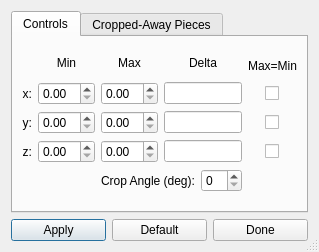
<?xml version="1.0" encoding="UTF-8"?>
<ui version="4.0">
 <class>CropDialog</class>
 <widget class="QDialog" name="CropDialog">
  <property name="geometry">
   <rect>
    <x>0</x>
    <y>0</y>
    <width>312</width>
    <height>252</height>
   </rect>
  </property>
  <property name="windowTitle">
   <string>Crop</string>
  </property>
  <property name="sizeGripEnabled">
   <bool>true</bool>
  </property>
  <layout class="QVBoxLayout" name="verticalLayout">
   <item>
    <widget class="QTabWidget" name="tabWidget">
     <property name="currentIndex">
      <number>0</number>
     </property>
     <widget class="QWidget" name="tab">
      <attribute name="title">
       <string>Controls</string>
      </attribute>
      <layout class="QGridLayout" name="gridLayout" columnstretch="0,1,1,1,1,0,0,0">
       <item row="3" column="2">
        <widget class="QDoubleSpinBox" name="doubleSpinBoxXMax"/>
       </item>
       <item row="3" column="0">
        <widget class="QLabel" name="labelX">
         <property name="text">
          <string>x:</string>
         </property>
         <property name="alignment">
          <set>Qt::AlignRight|Qt::AlignTrailing|Qt::AlignVCenter</set>
         </property>
        </widget>
       </item>
       <item row="5" column="0">
        <widget class="QLabel" name="labelZ">
         <property name="text">
          <string>z:</string>
         </property>
         <property name="alignment">
          <set>Qt::AlignRight|Qt::AlignTrailing|Qt::AlignVCenter</set>
         </property>
        </widget>
       </item>
       <item row="1" column="1">
        <widget class="QLabel" name="labelMin">
         <property name="text">
          <string>Min</string>
         </property>
         <property name="alignment">
          <set>Qt::AlignCenter</set>
         </property>
        </widget>
       </item>
       <item row="1" column="2">
        <widget class="QLabel" name="labelMax">
         <property name="text">
          <string>Max</string>
         </property>
         <property name="alignment">
          <set>Qt::AlignCenter</set>
         </property>
        </widget>
       </item>
       <item row="4" column="2">
        <widget class="QDoubleSpinBox" name="doubleSpinBoxYMax"/>
       </item>
       <item row="5" column="3" colspan="2">
        <widget class="QLineEdit" name="lineEditZDelta"/>
       </item>
       <item row="7" column="2">
        <spacer name="verticalSpacer_4">
         <property name="orientation">
          <enum>Qt::Vertical</enum>
         </property>
         <property name="sizeHint" stdset="0">
          <size>
           <width>20</width>
           <height>2</height>
          </size>
         </property>
        </spacer>
       </item>
       <item row="3" column="6">
        <widget class="QCheckBox" name="checkBoxXSync">
         <property name="sizePolicy">
          <sizepolicy hsizetype="Fixed" vsizetype="Fixed">
           <horstretch>0</horstretch>
           <verstretch>0</verstretch>
          </sizepolicy>
         </property>
         <property name="text">
          <string/>
         </property>
        </widget>
       </item>
       <item row="0" column="2">
        <spacer name="verticalSpacer_3">
         <property name="orientation">
          <enum>Qt::Vertical</enum>
         </property>
         <property name="sizeHint" stdset="0">
          <size>
           <width>20</width>
           <height>1</height>
          </size>
         </property>
        </spacer>
       </item>
       <item row="3" column="5">
        <spacer name="horizontalSpacer">
         <property name="orientation">
          <enum>Qt::Horizontal</enum>
         </property>
         <property name="sizeHint" stdset="0">
          <size>
           <width>40</width>
           <height>20</height>
          </size>
         </property>
        </spacer>
       </item>
       <item row="4" column="1">
        <widget class="QDoubleSpinBox" name="doubleSpinBoxYMin"/>
       </item>
       <item row="5" column="6">
        <widget class="QCheckBox" name="checkBoxZSync">
         <property name="sizePolicy">
          <sizepolicy hsizetype="Fixed" vsizetype="Fixed">
           <horstretch>0</horstretch>
           <verstretch>0</verstretch>
          </sizepolicy>
         </property>
         <property name="text">
          <string/>
         </property>
        </widget>
       </item>
       <item row="3" column="1">
        <widget class="QDoubleSpinBox" name="doubleSpinBoxXMin"/>
       </item>
       <item row="4" column="0">
        <widget class="QLabel" name="labelY">
         <property name="text">
          <string>y:</string>
         </property>
         <property name="alignment">
          <set>Qt::AlignRight|Qt::AlignTrailing|Qt::AlignVCenter</set>
         </property>
        </widget>
       </item>
       <item row="3" column="3" colspan="2">
        <widget class="QLineEdit" name="lineEditXDelta"/>
       </item>
       <item row="4" column="6">
        <widget class="QCheckBox" name="checkBoxYSync">
         <property name="sizePolicy">
          <sizepolicy hsizetype="Fixed" vsizetype="Fixed">
           <horstretch>0</horstretch>
           <verstretch>0</verstretch>
          </sizepolicy>
         </property>
         <property name="text">
          <string/>
         </property>
        </widget>
       </item>
       <item row="4" column="3" colspan="2">
        <widget class="QLineEdit" name="lineEditYDelta"/>
       </item>
       <item row="6" column="4">
        <widget class="QSpinBox" name="spinBoxCropAngle"/>
       </item>
       <item row="5" column="1">
        <widget class="QDoubleSpinBox" name="doubleSpinBoxZMin"/>
       </item>
       <item row="1" column="3" colspan="2">
        <widget class="QLabel" name="labelDelta">
         <property name="text">
          <string>Delta</string>
         </property>
         <property name="alignment">
          <set>Qt::AlignCenter</set>
         </property>
        </widget>
       </item>
       <item row="6" column="2" colspan="2">
        <widget class="QLabel" name="labelCropAngle">
         <property name="text">
          <string>Crop Angle (deg):</string>
         </property>
        </widget>
       </item>
       <item row="5" column="2">
        <widget class="QDoubleSpinBox" name="doubleSpinBoxZMax"/>
       </item>
       <item row="3" column="7">
        <spacer name="horizontalSpacer_2">
         <property name="orientation">
          <enum>Qt::Horizontal</enum>
         </property>
         <property name="sizeHint" stdset="0">
          <size>
           <width>40</width>
           <height>20</height>
          </size>
         </property>
        </spacer>
       </item>
       <item row="1" column="5" rowspan="2" colspan="3">
        <widget class="QLabel" name="labelSync">
         <property name="text">
          <string>Max=Min</string>
         </property>
         <property name="alignment">
          <set>Qt::AlignCenter</set>
         </property>
        </widget>
       </item>
      </layout>
     </widget>
     <widget class="QWidget" name="tab_2">
      <attribute name="title">
       <string>Cropped-Away Pieces</string>
      </attribute>
      <layout class="QGridLayout" name="gridLayout_2">
       <item row="1" column="0">
        <widget class="QLabel" name="labelRedHeading">
         <property name="text">
          <string>Red:</string>
         </property>
         <property name="alignment">
          <set>Qt::AlignRight|Qt::AlignTrailing|Qt::AlignVCenter</set>
         </property>
        </widget>
       </item>
       <item row="1" column="1">
        <widget class="QLabel" name="labelRed">
         <property name="text">
          <string>0.00</string>
         </property>
        </widget>
       </item>
       <item row="1" column="2">
        <widget class="QSlider" name="sliderRed">
         <property name="sizePolicy">
          <sizepolicy hsizetype="Expanding" vsizetype="Fixed">
           <horstretch>1</horstretch>
           <verstretch>0</verstretch>
          </sizepolicy>
         </property>
         <property name="orientation">
          <enum>Qt::Horizontal</enum>
         </property>
        </widget>
       </item>
       <item row="2" column="0">
        <widget class="QLabel" name="labelGreenHeading">
         <property name="text">
          <string>Green:</string>
         </property>
         <property name="alignment">
          <set>Qt::AlignRight|Qt::AlignTrailing|Qt::AlignVCenter</set>
         </property>
        </widget>
       </item>
       <item row="2" column="1">
        <widget class="QLabel" name="labelGreen">
         <property name="text">
          <string>0.00</string>
         </property>
        </widget>
       </item>
       <item row="2" column="2">
        <widget class="QSlider" name="sliderGreen">
         <property name="sizePolicy">
          <sizepolicy hsizetype="Expanding" vsizetype="Fixed">
           <horstretch>1</horstretch>
           <verstretch>0</verstretch>
          </sizepolicy>
         </property>
         <property name="orientation">
          <enum>Qt::Horizontal</enum>
         </property>
        </widget>
       </item>
       <item row="3" column="0">
        <widget class="QLabel" name="labelBlueHeading">
         <property name="text">
          <string>Blue:</string>
         </property>
         <property name="alignment">
          <set>Qt::AlignRight|Qt::AlignTrailing|Qt::AlignVCenter</set>
         </property>
        </widget>
       </item>
       <item row="3" column="1">
        <widget class="QLabel" name="labelBlue">
         <property name="text">
          <string>0.00</string>
         </property>
        </widget>
       </item>
       <item row="3" column="2">
        <widget class="QSlider" name="sliderBlue">
         <property name="sizePolicy">
          <sizepolicy hsizetype="Expanding" vsizetype="Fixed">
           <horstretch>1</horstretch>
           <verstretch>0</verstretch>
          </sizepolicy>
         </property>
         <property name="orientation">
          <enum>Qt::Horizontal</enum>
         </property>
        </widget>
       </item>
       <item row="4" column="0">
        <widget class="QLabel" name="labelOpacityHeading">
         <property name="text">
          <string>Opacity:</string>
         </property>
         <property name="alignment">
          <set>Qt::AlignRight|Qt::AlignTrailing|Qt::AlignVCenter</set>
         </property>
        </widget>
       </item>
       <item row="4" column="1">
        <widget class="QLabel" name="labelOpacity">
         <property name="text">
          <string>0.00</string>
         </property>
        </widget>
       </item>
       <item row="4" column="2">
        <widget class="QSlider" name="sliderOpacity">
         <property name="sizePolicy">
          <sizepolicy hsizetype="Expanding" vsizetype="Fixed">
           <horstretch>1</horstretch>
           <verstretch>0</verstretch>
          </sizepolicy>
         </property>
         <property name="orientation">
          <enum>Qt::Horizontal</enum>
         </property>
        </widget>
       </item>
       <item row="0" column="2">
        <widget class="QCheckBox" name="checkBoxShow">
         <property name="text">
          <string>Show</string>
         </property>
        </widget>
       </item>
      </layout>
     </widget>
    </widget>
   </item>
   <item>
    <layout class="QHBoxLayout" name="horizontalLayout">
     <item>
      <widget class="QPushButton" name="pushButtonApply">
       <property name="text">
        <string>Apply</string>
       </property>
      </widget>
     </item>
     <item>
      <widget class="QPushButton" name="pushButtonDefault">
       <property name="text">
        <string>Default</string>
       </property>
      </widget>
     </item>
     <item>
      <widget class="QPushButton" name="pushButtonDone">
       <property name="text">
        <string>Done</string>
       </property>
      </widget>
     </item>
    </layout>
   </item>
  </layout>
 </widget>
 <tabstops>
  <tabstop>tabWidget</tabstop>
  <tabstop>doubleSpinBoxXMin</tabstop>
  <tabstop>doubleSpinBoxXMax</tabstop>
  <tabstop>lineEditXDelta</tabstop>
  <tabstop>checkBoxXSync</tabstop>
  <tabstop>doubleSpinBoxYMin</tabstop>
  <tabstop>doubleSpinBoxYMax</tabstop>
  <tabstop>lineEditYDelta</tabstop>
  <tabstop>checkBoxYSync</tabstop>
  <tabstop>doubleSpinBoxZMin</tabstop>
  <tabstop>doubleSpinBoxZMax</tabstop>
  <tabstop>lineEditZDelta</tabstop>
  <tabstop>checkBoxZSync</tabstop>
  <tabstop>spinBoxCropAngle</tabstop>
  <tabstop>checkBoxShow</tabstop>
  <tabstop>sliderRed</tabstop>
  <tabstop>sliderGreen</tabstop>
  <tabstop>sliderBlue</tabstop>
  <tabstop>sliderOpacity</tabstop>
  <tabstop>pushButtonApply</tabstop>
  <tabstop>pushButtonDefault</tabstop>
  <tabstop>pushButtonDone</tabstop>
 </tabstops>
 <resources/>
 <connections/>
</ui>
